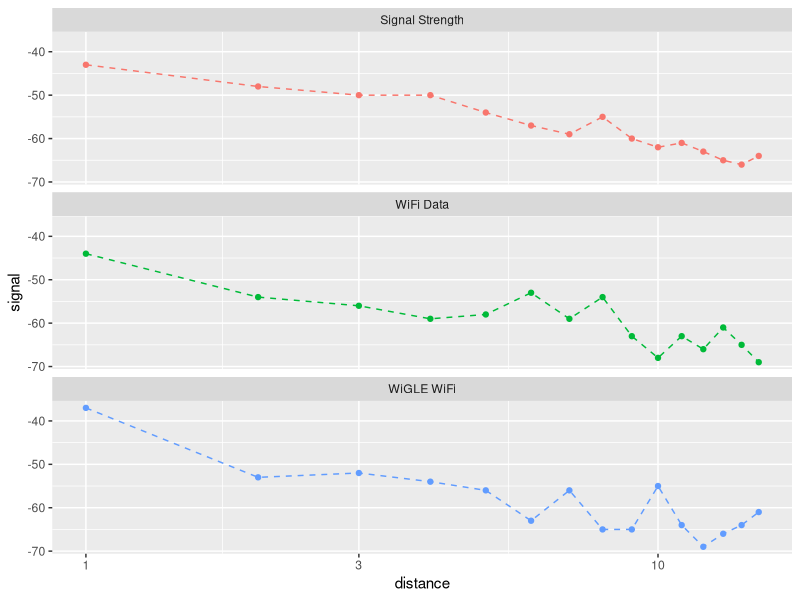

Write R code to recreate this figure.
library(ggplot2)
library(tidyr)

df <- data.frame(distance=            1:15,
                 wigle=           c(-37,-53,-52,-54,-56,-63,-56,-65,-65,-55,-64,-69,-66,-64,-61),
                 wifidata=        c(-44,-54,-56,-59,-58,-53,-59,-54,-63,-68,-63,-66,-61,-65,-69),
                 signalstrength=  c(-43,-48,-50,-50,-54,-57,-59,-55,-60,-62,-61,-63,-65,-66,-64)
                 )
df <- df %>% pivot_longer(cols=c('wigle', 'wifidata', 'signalstrength'),
                          names_to='app',
                          values_to='signal')


lbs <- c("wigle" = "WiGLE WiFi", "wifidata" = "WiFi Data", "signalstrength" = "Signal Strength")

ggplot(data=df, aes(x=distance, y=signal, group=app)) +
  geom_line(linetype = "dashed", aes(color=app))+
  geom_point(aes(color=app))+
  #geom_abline(slope = -1,intercept = -40)+
  scale_x_continuous(trans='log10')+
  facet_wrap(~app, ncol=1, labeller=as_labeller(lbs))+
  theme(legend.position="none")

